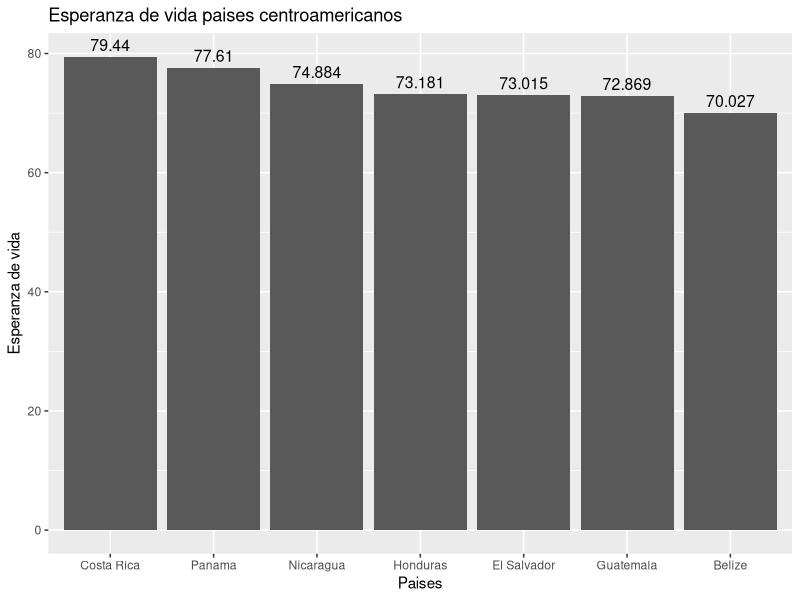
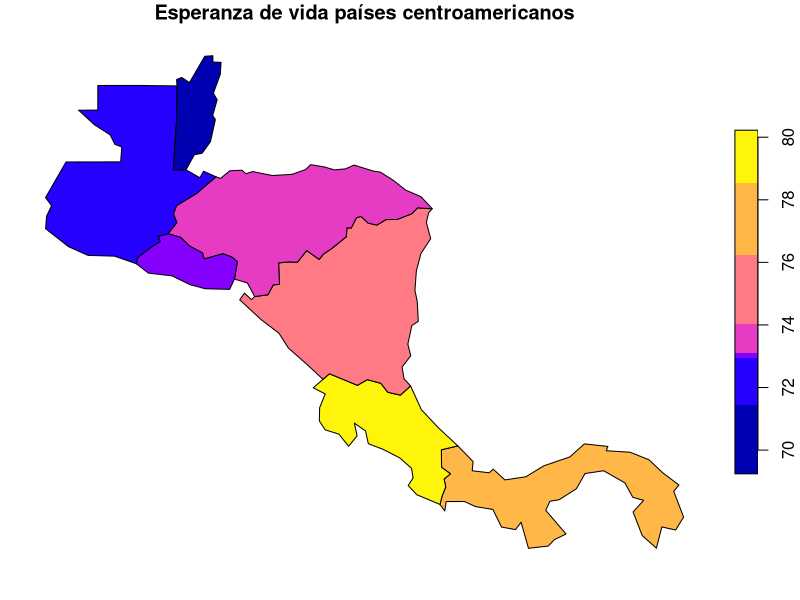
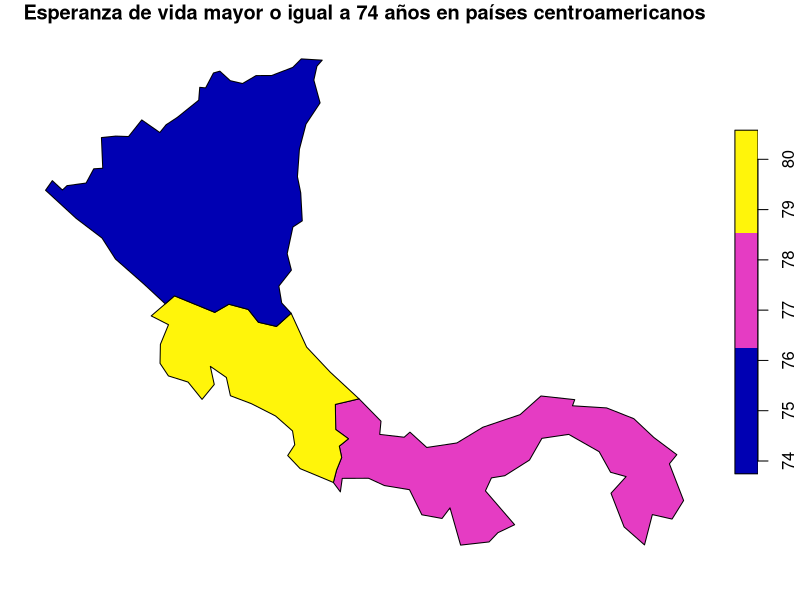

The R script that drew these images, in order:
## ---- chunk 1
knitr::opts_chunk$set(echo = TRUE)
## ---- chunk 2
# Paquete para generación de documentos (ej. HTML)
library(knitr)

# Paquete para formateo de tablas
library(kableExtra)

# Paquete de graficación
library(ggplot2)

# Paquete de manejo de datos geoespaciales vectoriales
library(sf)

# Paquete con conjuntos de datos geoespaciales
library(spData)
## ---- chunk 3
names(world)
## ---- chunk 4
kable(
  world[1:10, 1:5, drop = TRUE], 
  caption="Datos demográficos de los países del mundo"
)
## ---- chunk 5
kable(
  world[1:10, c("name_long","continent","pop","lifeExp","gdpPercap"), drop = TRUE], 
  col.names=c("País","Continente","Población","Esperanza de vida","Renta per cápita"),  
  caption="Datos demográficos de los países del mundo"
)
## ---- chunk 6
# Se extraen las observaciones ordenadas por orden alfabético de país
world.orden <- order(world$name_long)

# Se genera un nuevo data frame ordenado
world.ordenadoxpais <- world[world.orden,]

# Se formatea la tabla con el nuevo data frame
kable(
  world.ordenadoxpais[, c("name_long","continent","pop","lifeExp","gdpPercap"), drop = TRUE], 
  col.names=c("País","Continente","Población","Esperanza de vida","Renta per cápita"),  
  caption="Datos demográficos de los países del mundo"
) %>%
kable_styling() %>%
scroll_box(
  width = "800px", 
  height = "500px", 
  fixed_thead = TRUE
)
## ---- chunk 7
# Se extraen las observaciones correspondientes a los países de Centroamérica
centro_america = world[world$name_long == "Belize" |
                       world$name_long == "Guatemala" |
                       world$name_long == "Honduras" |
                       world$name_long == "El Salvador" |
                       world$name_long == "Nicaragua" |
                       world$name_long == "Costa Rica" |
                       world$name_long == "Panama"
                       , ]

# Se formatea la tabla con el nuevo data frame
kable(
  centro_america[, c("name_long","continent","pop","lifeExp","gdpPercap"), drop = TRUE], 
  col.names=c("País","Continente","Población","Esperanza de vida","Renta per cápita"),  
  caption="Datos demográficos de los países de Centroamérica"
) %>%
kable_styling()
## ---- chunk 8
ggplot(centro_america, aes(x=reorder (name_long, -lifeExp), y=lifeExp)) + ggtitle("Esperanza de vida paises centroamericanos") + xlab("Paises") + ylab("Esperanza de vida") + geom_col() + geom_text(aes(label=lifeExp), vjust=-0.5, size=4)
## ---- chunk 9
plot(centro_america['lifeExp'], main='Esperanza de vida países centroamericanos')
## ---- chunk 10
centroamerica_74 <- centro_america[centro_america$lifeExp >= 74, ]
plot(centroamerica_74["lifeExp"], main = 'Esperanza de vida mayor o igual a 74 años en países centroamericanos')
